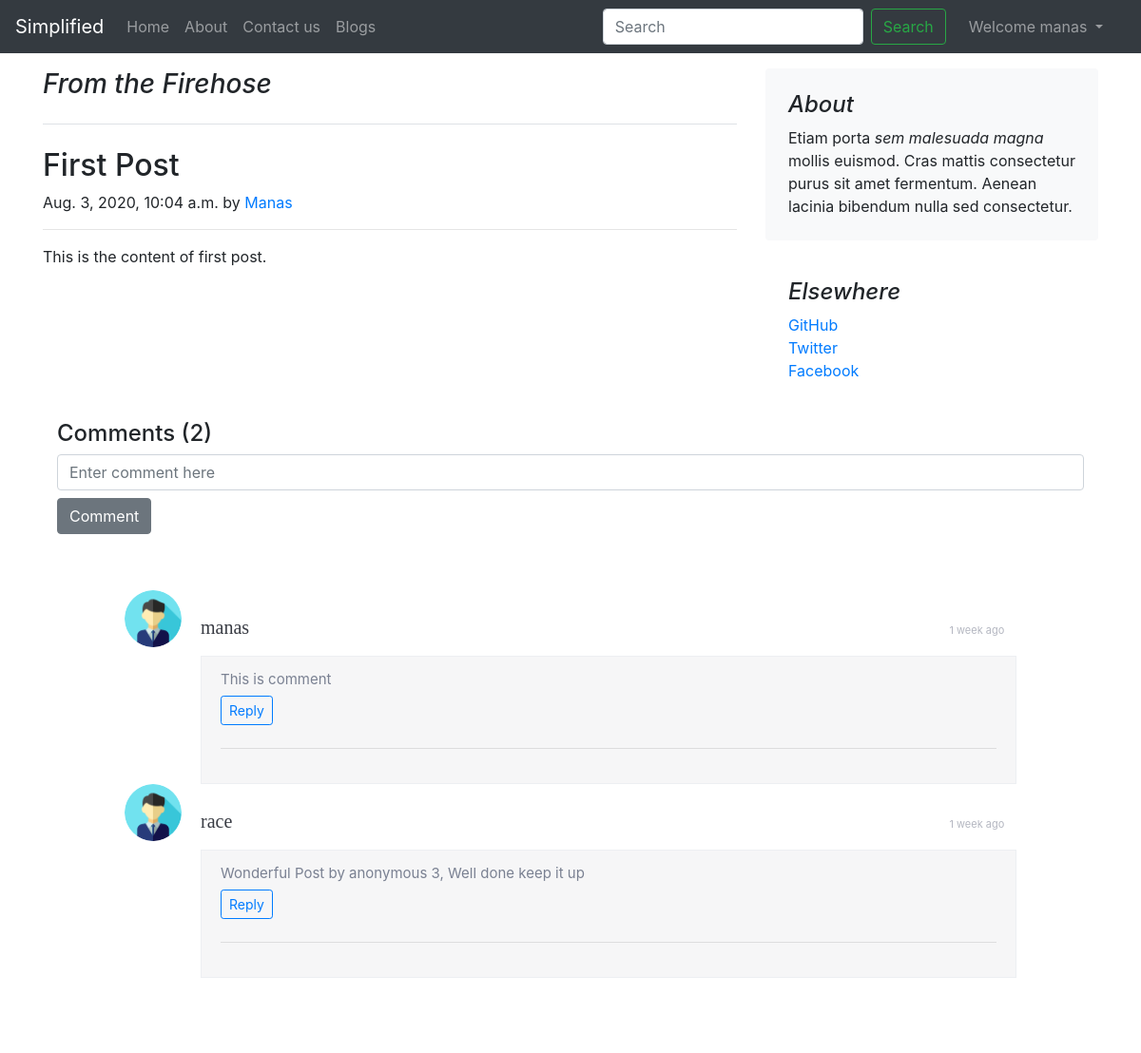
The page /blog/blogtitle1/ (signed in) on the database its author committed.
### blog/models.py (models this page shows, shortened)
class Blog(models.Model):
    blog_id = models.AutoField(primary_key=True)
    blog_author = models.CharField(max_length=50, default="Anonymous")
    blog_title = models.CharField(max_length=50, default="")
    timeStamp = models.DateTimeField(auto_now=True)
    blog_content = models.TextField()
    smug = models.CharField(max_length=20, null=True)

class BlogComment(models.Model):
    Sno = models.AutoField(primary_key=True)
    comment = models.TextField()
    user = models.ForeignKey(User, on_delete=models.CASCADE)
    post = models.ForeignKey(Blog, on_delete=models.CASCADE)
    parent = models.ForeignKey("self", on_delete=models.CASCADE, null=True)
    timeStamp = models.DateTimeField(default=now)

### blog/views.py (the view)
# urls.py: path('<str:smug>/', views.blogpost, name="blogPost")
def blogpost(request, smug):
    blog = Blog.objects.filter(smug=smug)[0]
    comments = BlogComment.objects.filter(post=blog, parent=None)
    replies = BlogComment.objects.filter(post=blog).exclude(parent=None)
    replyDict = {}
    for reply in replies:
        if reply.parent.Sno not in replyDict.keys():
            replyDict[reply.parent.Sno] = [reply]
        else:
            replyDict[reply.parent.Sno].append(reply)
    context = {'blog': blog, 'comments': comments, 'user': request.user, 'replyDict': replyDict}
    return render(request, 'blog/blogpost.html', context)

### blog/templatetags/extras.py (called while the page is built)
@register.filter(name='get_val')
def get_val(dict, key):
    return dict.get(key)

### templates/blog/blogpost.html (shortened to what this page needs)
{% extends 'base.html' %}
{% block body %}
    {% load humanize %}
    {% load extras %}
    <div role="main" class="container my-3">
        <div class="row">
            <div class="col-md-8 blog-main">
                <h3 class="pb-4 mb-4 font-italic border-bottom">
                    From the Firehose
                </h3>
                <div class="blog-post">
                    <h2 class="blog-post-title">{{ blog.blog_title }}</h2>
                    <p class="blog-post-meta">{{ blog.timeStamp }} by <a href="#">{{ blog.blog_author }}</a></p>
                    <hr>
                    <p>{{ blog.blog_content }}</p>
                </div>
            </div>
            <aside class="col-md-4 blog-sidebar">
                <div class="p-4 mb-3 bg-light rounded">
                    <h4 class="font-italic">About</h4>
                    <p class="mb-0">Etiam porta <em>sem malesuada magna</em> mollis euismod. Cras mattis consectetur
                        purus sit amet fermentum. Aenean lacinia bibendum nulla sed consectetur.</p>
                </div>
                <div class="p-4">
                    <h4 class="font-italic">Elsewhere</h4>
                    <ol class="list-unstyled">
                        <li><a href="#">GitHub</a></li>
                        <li><a href="#">Twitter</a></li>
                        <li><a href="#">Facebook</a></li>
                    </ol>
                </div>
            </aside>
        </div>
        <div class=container>
            <h4>Comments <span>({{ comments|length }})</span></h4>
            {% if user.is_authenticated %}
                <form action="/blog/postComment/" method="post">
                    <input class="form-control" type="text" name="comment" placeholder="Enter comment here">
                    <button type="submit" class="btn btn-secondary my-2">Comment</button>
                </form>
            {% else %}
                <p><b><i>Please login to post a comment.</i></b></p>
            {% endif %}
            <div class="be-comment-block">
                {% for comment in comments %}
                    <div class="be-comment">
                        <div class="be-img-comment">
                            <a href="#">
                                <img src="/static/img/userPro.png" alt="" class="be-ava-comment">
                            </a>
                        </div>
                        <div class="be-comment-content">
				<span class="be-comment-name mt-4">
					<a href="#" style="font-size: 20px">{{ comment.user }}</a>
					</span>
                            <span class="be-comment-time">
					{{ comment.timeStamp|naturaltime }}
				</span>
                            <div class="be-comment-text">
                                {{ comment.comment }}<br>
                                <button class="btn btn-sm btn-outline-primary my-2" type="button" data-toggle="collapse"
                                        data-target="#replyButton{{ comment.Sno }}"
                                        aria-expanded="false" aria-controls="collapseExample">
                                    Reply
                                </button>
                                <hr>
                            </div>
                        </div>
                    </div>
                {% endfor %}
            </div>
        </div>
    </div>
{% endblock %}

### templates/base.html (shortened to what this page needs)
<!doctype html>
<html lang="en">
<head>
    <link rel="stylesheet" href="https://stackpath.bootstrapcdn.com/bootstrap/4.5.0/css/bootstrap.min.css"
>
</head>
<body>
<nav class="navbar navbar-expand-lg navbar-dark bg-dark">
    <a class="navbar-brand" href="#">Simplified</a>
    <div class="collapse navbar-collapse" id="navbarSupportedContent">
        <ul class="navbar-nav mr-auto">
            <li class="nav-item {% block home %}{% endblock %}">
                <a class="nav-link" href="/">Home <span class="sr-only">(current)</span></a>
            </li>
            <li class="nav-item {% block about %}{% endblock %}">
                <a class="nav-link" href="/about/">About</a>
            </li>
            <li class="nav-item {% block contact %}{% endblock %}">
                <a class="nav-link" href="/contact/">Contact us</a>
            </li>
            <li class="nav-item {% block blog %}{% endblock %}">
                <a class="nav-link" href="/blog">Blogs</a>
            </li>
        </ul>
        <form class="form-inline my-2 my-lg-0">
            <input class="form-control mr-sm-2" type="search" placeholder="Search" aria-label="Search">
            <button class="btn btn-outline-success my-2 my-sm-0" type="submit">Search</button>
        </form>
        {% if user.is_authenticated %}
            <div class="form-inline mx-3" id="navbarSupportedContent">
                <ul class="navbar-nav mr-auto">
                    <li class="nav-item dropdown">
                        <a class="nav-link dropdown-toggle" href="#" id="navbarDropdown" role="button"
                           data-toggle="dropdown"
                           aria-haspopup="true" aria-expanded="false">
                            Welcome {{ user.username }}
                        </a>
                    </li>
                </ul>
            </div>
        {% endif %}
    </div>
</nav>
{% block body %}
{% endblock %}
</body>
</html>

### templates/blog/blogpost.html (style rules this page uses)
.be-comment-block { margin-bottom: 50px !important; border: 1px solid #edeff2; border-radius: 2px; padding: 50px 70px; border: 1px solid #ffffff; }
.be-img-comment { width: 60px; height: 60px; float: left; margin-bottom: 15px; }
.be-ava-comment { width: 60px; height: 60px; border-radius: 50%; }
.be-comment-content { margin-left: 80px; }
.be-comment-content span { display: inline-block; width: 49%; margin-bottom: 15px; }
.be-comment-name { font-size: 13px; font-family: 'Conv_helveticaneuecyr-bold'; }
.be-comment-content a { color: #383b43; }
.be-comment-time { text-align: right; }
.be-comment-time { font-size: 11px; color: #b4b7c1; }
.be-comment-text { font-size: 15px; line-height: 18px; color: #7a8192; display: block; background: #f6f6f7; border: 1px solid #edeff2; padding: 15px 20px 20px 20px; }

### rows shown on the page
Blog: blog_title "First Post", timeStamp "Aug. 3, 2020, 10:04 a.m.", blog_author "Manas", blog_content "This is the content of first post."
BlogComment: user "manas", timeStamp "1 week ago", comment "This is comment"
BlogComment: user "race", timeStamp "1 week ago", comment "Wonderful Post by anonymous 3, Well done keep it up"

### other values the page prints
{{ user.username }} "manas"
{{ comments|length }} "2"
